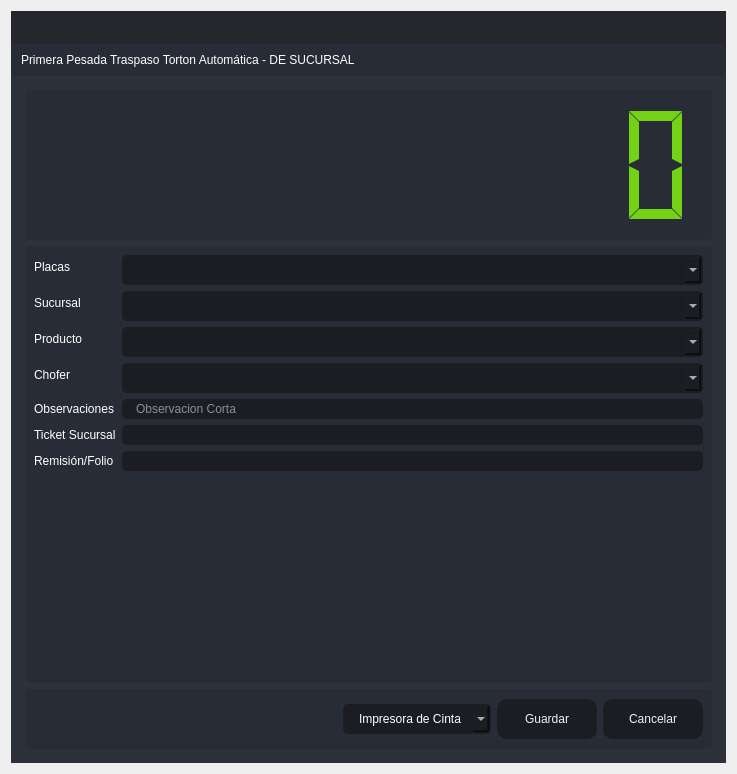
<?xml version="1.0" encoding="UTF-8"?>
<ui version="4.0">
 <class>PrimeraPTA</class>
 <widget class="QDialog" name="PrimeraPTA">
  <property name="windowModality">
   <enum>Qt::ApplicationModal</enum>
  </property>
  <property name="geometry">
   <rect>
    <x>0</x>
    <y>0</y>
    <width>737</width>
    <height>774</height>
   </rect>
  </property>
  <property name="minimumSize">
   <size>
    <width>737</width>
    <height>774</height>
   </size>
  </property>
  <property name="maximumSize">
   <size>
    <width>737</width>
    <height>774</height>
   </size>
  </property>
  <property name="windowTitle">
   <string>Primera Pesada Traspaso Torton Automática</string>
  </property>
  <layout class="QVBoxLayout" name="verticalLayout_6">
   <item>
    <widget class="QFrame" name="frame_main">
     <property name="styleSheet">
      <string notr="true">/* LINE EDIT */
QLineEdit {
	background-color: rgb(27, 29, 35);
	border-radius: 5px;
	border: 2px solid rgb(27, 29, 35);
	padding-left: 10px;
}
QLineEdit:hover {
	border: 2px solid rgb(64, 71, 88);
}
QLineEdit:focus {
	border: 2px solid rgb(91, 101, 124);
}

/* SCROLL BARS */
QScrollBar:horizontal {
    border: none;
    background: rgb(52, 59, 72);
    height: 14px;
    margin: 0px 21px 0 21px;
	border-radius: 0px;
}
QScrollBar::handle:horizontal {
    background: rgb(85, 170, 255);
    min-width: 25px;
	border-radius: 7px
}
QScrollBar::add-line:horizontal {
    border: none;
    background: rgb(55, 63, 77);
    width: 20px;
	border-top-right-radius: 7px;
    border-bottom-right-radius: 7px;
    subcontrol-position: right;
    subcontrol-origin: margin;
}
QScrollBar::sub-line:horizontal {
    border: none;
    background: rgb(55, 63, 77);
    width: 20px;
	border-top-left-radius: 7px;
    border-bottom-left-radius: 7px;
    subcontrol-position: left;
    subcontrol-origin: margin;
}
QScrollBar::up-arrow:horizontal, QScrollBar::down-arrow:horizontal
{
     background: none;
}
QScrollBar::add-page:horizontal, QScrollBar::sub-page:horizontal
{
     background: none;
}
 QScrollBar:vertical {
	border: none;
    background: rgb(52, 59, 72);
    width: 14px;
    margin: 21px 0 21px 0;
	border-radius: 0px;
 }
 QScrollBar::handle:vertical {	
	background: rgb(85, 170, 255);
    min-height: 25px;
	border-radius: 7px
 }
 QScrollBar::add-line:vertical {
     border: none;
    background: rgb(55, 63, 77);
     height: 20px;
	border-bottom-left-radius: 7px;
    border-bottom-right-radius: 7px;
     subcontrol-position: bottom;
     subcontrol-origin: margin;
 }
 QScrollBar::sub-line:vertical {
	border: none;
    background: rgb(55, 63, 77);
     height: 20px;
	border-top-left-radius: 7px;
    border-top-right-radius: 7px;
     subcontrol-position: top;
     subcontrol-origin: margin;
 }
 QScrollBar::up-arrow:vertical, QScrollBar::down-arrow:vertical {
     background: none;
 }

 QScrollBar::add-page:vertical, QScrollBar::sub-page:vertical {
     background: none;
 }

/* CHECKBOX */
QCheckBox::indicator {
    border: 3px solid rgb(52, 59, 72);
	width: 15px;
	height: 15px;
	border-radius: 10px;
    background: rgb(44, 49, 60);
}
QCheckBox::indicator:hover {
    border: 3px solid rgb(58, 66, 81);
}
QCheckBox::indicator:checked {
    background: 3px solid rgb(52, 59, 72);
	border: 3px solid rgb(52, 59, 72);	
	background-image: url(:/16x16/icons/16x16/cil-check-alt.png);
}

/* RADIO BUTTON */
QRadioButton::indicator {
    border: 3px solid rgb(52, 59, 72);
	width: 15px;
	height: 15px;
	border-radius: 10px;
    background: rgb(44, 49, 60);
}
QRadioButton::indicator:hover {
    border: 3px solid rgb(58, 66, 81);
}
QRadioButton::indicator:checked {
    background: 3px solid rgb(94, 106, 130);
	border: 3px solid rgb(52, 59, 72);	
}

/* COMBOBOX */
QComboBox{
	background-color: rgb(27, 29, 35);
	border-radius: 5px;
	border: 2px solid rgb(27, 29, 35);
	padding: 5px;
	padding-left: 10px;
}
QComboBox:hover{
	border: 2px solid rgb(64, 71, 88);
}
QComboBox::drop-down {
	subcontrol-origin: padding;
	subcontrol-position: top right;
	width: 25px; 
	border-left-width: 3px;
	border-left-color: rgba(39, 44, 54, 150);
	border-left-style: solid;
	border-top-right-radius: 3px;
	border-bottom-right-radius: 3px;	
	background-image: url(:/16x16/icons/16x16/cil-arrow-bottom.png);
	background-position: center;
	background-repeat: no-reperat;
 }
QComboBox QAbstractItemView {
	color: rgb(85, 170, 255);	
	background-color: rgb(27, 29, 35);
	padding: 10px;
	selection-background-color: rgb(39, 44, 54);
}

/* SLIDERS */
QSlider::groove:horizontal {
    border-radius: 9px;
    height: 18px;
	margin: 0px;
	background-color: rgb(52, 59, 72);
}
QSlider::groove:horizontal:hover {
	background-color: rgb(55, 62, 76);
}
QSlider::handle:horizontal {
    background-color: rgb(85, 170, 255);
    border: none;
    height: 18px;
    width: 18px;
    margin: 0px;
	border-radius: 9px;
}
QSlider::handle:horizontal:hover {
    background-color: rgb(105, 180, 255);
}
QSlider::handle:horizontal:pressed {
    background-color: rgb(65, 130, 195);
}

QSlider::groove:vertical {
    border-radius: 9px;
    width: 18px;
    margin: 0px;
	background-color: rgb(52, 59, 72);
}
QSlider::groove:vertical:hover {
	background-color: rgb(55, 62, 76);
}
QSlider::handle:vertical {
    background-color: rgb(85, 170, 255);
	border: none;
    height: 18px;
    width: 18px;
    margin: 0px;
	border-radius: 9px;
}
QSlider::handle:vertical:hover {
    background-color: rgb(105, 180, 255);
}
QSlider::handle:vertical:pressed {
    background-color: rgb(65, 130, 195);
}

</string>
     </property>
     <property name="frameShape">
      <enum>QFrame::NoFrame</enum>
     </property>
     <property name="frameShadow">
      <enum>QFrame::Raised</enum>
     </property>
     <layout class="QVBoxLayout" name="verticalLayout">
      <property name="spacing">
       <number>0</number>
      </property>
      <property name="leftMargin">
       <number>0</number>
      </property>
      <property name="topMargin">
       <number>0</number>
      </property>
      <property name="rightMargin">
       <number>0</number>
      </property>
      <property name="bottomMargin">
       <number>0</number>
      </property>
      <item>
       <widget class="QFrame" name="frame_top">
        <property name="minimumSize">
         <size>
          <width>0</width>
          <height>65</height>
         </size>
        </property>
        <property name="maximumSize">
         <size>
          <width>16777215</width>
          <height>65</height>
         </size>
        </property>
        <property name="styleSheet">
         <string notr="true">background-color: transparent;</string>
        </property>
        <property name="frameShape">
         <enum>QFrame::NoFrame</enum>
        </property>
        <property name="frameShadow">
         <enum>QFrame::Raised</enum>
        </property>
        <layout class="QHBoxLayout" name="horizontalLayout_3">
         <property name="spacing">
          <number>0</number>
         </property>
         <property name="leftMargin">
          <number>0</number>
         </property>
         <property name="topMargin">
          <number>0</number>
         </property>
         <property name="rightMargin">
          <number>0</number>
         </property>
         <property name="bottomMargin">
          <number>0</number>
         </property>
         <item>
          <widget class="QFrame" name="frame_toggle">
           <property name="maximumSize">
            <size>
             <width>70</width>
             <height>16777215</height>
            </size>
           </property>
           <property name="styleSheet">
            <string notr="true">background-color: rgb(27, 29, 35);</string>
           </property>
           <property name="frameShape">
            <enum>QFrame::NoFrame</enum>
           </property>
           <property name="frameShadow">
            <enum>QFrame::Raised</enum>
           </property>
           <layout class="QVBoxLayout" name="verticalLayout_3">
            <property name="spacing">
             <number>0</number>
            </property>
            <property name="leftMargin">
             <number>0</number>
            </property>
            <property name="topMargin">
             <number>0</number>
            </property>
            <property name="rightMargin">
             <number>0</number>
            </property>
            <property name="bottomMargin">
             <number>0</number>
            </property>
           </layout>
          </widget>
         </item>
         <item>
          <widget class="QFrame" name="frame_top_right">
           <property name="styleSheet">
            <string notr="true">background: transparent;</string>
           </property>
           <property name="frameShape">
            <enum>QFrame::NoFrame</enum>
           </property>
           <property name="frameShadow">
            <enum>QFrame::Raised</enum>
           </property>
           <layout class="QVBoxLayout" name="verticalLayout_2">
            <property name="spacing">
             <number>0</number>
            </property>
            <property name="leftMargin">
             <number>0</number>
            </property>
            <property name="topMargin">
             <number>0</number>
            </property>
            <property name="rightMargin">
             <number>0</number>
            </property>
            <property name="bottomMargin">
             <number>0</number>
            </property>
            <item>
             <widget class="QFrame" name="frame_top_btns">
              <property name="maximumSize">
               <size>
                <width>16777215</width>
                <height>42</height>
               </size>
              </property>
              <property name="styleSheet">
               <string notr="true">background-color: rgba(27, 29, 35, 200)</string>
              </property>
              <property name="frameShape">
               <enum>QFrame::NoFrame</enum>
              </property>
              <property name="frameShadow">
               <enum>QFrame::Raised</enum>
              </property>
              <layout class="QHBoxLayout" name="horizontalLayout_4">
               <property name="spacing">
                <number>0</number>
               </property>
               <property name="leftMargin">
                <number>0</number>
               </property>
               <property name="topMargin">
                <number>0</number>
               </property>
               <property name="rightMargin">
                <number>0</number>
               </property>
               <property name="bottomMargin">
                <number>0</number>
               </property>
               <item>
                <widget class="QFrame" name="frame_label_top_btns">
                 <property name="sizePolicy">
                  <sizepolicy hsizetype="Expanding" vsizetype="Preferred">
                   <horstretch>0</horstretch>
                   <verstretch>0</verstretch>
                  </sizepolicy>
                 </property>
                 <property name="frameShape">
                  <enum>QFrame::NoFrame</enum>
                 </property>
                 <property name="frameShadow">
                  <enum>QFrame::Raised</enum>
                 </property>
                 <layout class="QHBoxLayout" name="horizontalLayout_10">
                  <property name="spacing">
                   <number>0</number>
                  </property>
                  <property name="leftMargin">
                   <number>5</number>
                  </property>
                  <property name="topMargin">
                   <number>0</number>
                  </property>
                  <property name="rightMargin">
                   <number>10</number>
                  </property>
                  <property name="bottomMargin">
                   <number>0</number>
                  </property>
                 </layout>
                </widget>
               </item>
               <item alignment="Qt::AlignRight">
                <widget class="QFrame" name="frame_btns_right">
                 <property name="sizePolicy">
                  <sizepolicy hsizetype="Expanding" vsizetype="Preferred">
                   <horstretch>0</horstretch>
                   <verstretch>0</verstretch>
                  </sizepolicy>
                 </property>
                 <property name="maximumSize">
                  <size>
                   <width>120</width>
                   <height>16777215</height>
                  </size>
                 </property>
                 <property name="frameShape">
                  <enum>QFrame::NoFrame</enum>
                 </property>
                 <property name="frameShadow">
                  <enum>QFrame::Raised</enum>
                 </property>
                 <layout class="QHBoxLayout" name="horizontalLayout_5">
                  <property name="spacing">
                   <number>0</number>
                  </property>
                  <property name="leftMargin">
                   <number>0</number>
                  </property>
                  <property name="topMargin">
                   <number>0</number>
                  </property>
                  <property name="rightMargin">
                   <number>0</number>
                  </property>
                  <property name="bottomMargin">
                   <number>0</number>
                  </property>
                 </layout>
                </widget>
               </item>
              </layout>
             </widget>
            </item>
            <item>
             <widget class="QFrame" name="frame_top_info">
              <property name="maximumSize">
               <size>
                <width>16777215</width>
                <height>65</height>
               </size>
              </property>
              <property name="styleSheet">
               <string notr="true">background-color: rgb(39, 44, 54);</string>
              </property>
              <property name="frameShape">
               <enum>QFrame::NoFrame</enum>
              </property>
              <property name="frameShadow">
               <enum>QFrame::Raised</enum>
              </property>
              <layout class="QHBoxLayout" name="horizontalLayout_8">
               <property name="spacing">
                <number>0</number>
               </property>
               <property name="leftMargin">
                <number>10</number>
               </property>
               <property name="topMargin">
                <number>0</number>
               </property>
               <property name="rightMargin">
                <number>10</number>
               </property>
               <property name="bottomMargin">
                <number>0</number>
               </property>
               <item>
                <widget class="QLabel" name="label">
                 <property name="styleSheet">
                  <string notr="true">font: 75 16pt &quot;MS Shell Dlg 2&quot;;
color: rgb(255, 255, 255);</string>
                 </property>
                 <property name="text">
                  <string>Primera Pesada Traspaso Torton Automática - DE SUCURSAL</string>
                 </property>
                </widget>
               </item>
              </layout>
             </widget>
            </item>
           </layout>
          </widget>
         </item>
        </layout>
       </widget>
      </item>
      <item>
       <widget class="QFrame" name="frame_center">
        <property name="sizePolicy">
         <sizepolicy hsizetype="Expanding" vsizetype="Expanding">
          <horstretch>0</horstretch>
          <verstretch>0</verstretch>
         </sizepolicy>
        </property>
        <property name="styleSheet">
         <string notr="true">background-color: rgb(40, 44, 52);</string>
        </property>
        <property name="frameShape">
         <enum>QFrame::NoFrame</enum>
        </property>
        <property name="frameShadow">
         <enum>QFrame::Raised</enum>
        </property>
        <layout class="QHBoxLayout" name="horizontalLayout_2">
         <property name="spacing">
          <number>0</number>
         </property>
         <property name="leftMargin">
          <number>0</number>
         </property>
         <property name="topMargin">
          <number>0</number>
         </property>
         <property name="rightMargin">
          <number>0</number>
         </property>
         <property name="bottomMargin">
          <number>0</number>
         </property>
         <item>
          <widget class="QFrame" name="frame_content_right">
           <property name="styleSheet">
            <string notr="true">background-color: rgb(44, 49, 60);</string>
           </property>
           <property name="frameShape">
            <enum>QFrame::NoFrame</enum>
           </property>
           <property name="frameShadow">
            <enum>QFrame::Raised</enum>
           </property>
           <layout class="QVBoxLayout" name="verticalLayout_4">
            <property name="spacing">
             <number>0</number>
            </property>
            <property name="leftMargin">
             <number>0</number>
            </property>
            <property name="topMargin">
             <number>0</number>
            </property>
            <property name="rightMargin">
             <number>0</number>
            </property>
            <property name="bottomMargin">
             <number>0</number>
            </property>
            <item>
             <widget class="QFrame" name="frame_content">
              <property name="frameShape">
               <enum>QFrame::NoFrame</enum>
              </property>
              <property name="frameShadow">
               <enum>QFrame::Raised</enum>
              </property>
              <layout class="QVBoxLayout" name="verticalLayout_9">
               <property name="spacing">
                <number>0</number>
               </property>
               <property name="leftMargin">
                <number>5</number>
               </property>
               <property name="topMargin">
                <number>5</number>
               </property>
               <property name="rightMargin">
                <number>5</number>
               </property>
               <property name="bottomMargin">
                <number>5</number>
               </property>
               <item>
                <widget class="QStackedWidget" name="stackedWidget">
                 <property name="styleSheet">
                  <string notr="true">background: transparent;</string>
                 </property>
                 <property name="currentIndex">
                  <number>0</number>
                 </property>
                 <widget class="QWidget" name="page_home">
                  <layout class="QVBoxLayout" name="verticalLayout_10">
                   <item>
                    <widget class="QFrame" name="frame_3">
                     <property name="minimumSize">
                      <size>
                       <width>0</width>
                       <height>150</height>
                      </size>
                     </property>
                     <property name="maximumSize">
                      <size>
                       <width>16777215</width>
                       <height>150</height>
                      </size>
                     </property>
                     <property name="styleSheet">
                      <string notr="true">background-color: rgb(39, 44, 54);
border-radius: 5px;</string>
                     </property>
                     <property name="frameShape">
                      <enum>QFrame::StyledPanel</enum>
                     </property>
                     <property name="frameShadow">
                      <enum>QFrame::Raised</enum>
                     </property>
                     <layout class="QVBoxLayout" name="verticalLayout_11">
                      <item>
                       <layout class="QVBoxLayout" name="verticalLayout_8">
                        <item>
                         <widget class="QLCDNumber" name="lcdNumber_7">
                          <property name="styleSheet">
                           <string notr="true">color:rgb(115, 210, 22)</string>
                          </property>
                          <property name="digitCount">
                           <number>10</number>
                          </property>
                          <property name="segmentStyle">
                           <enum>QLCDNumber::Flat</enum>
                          </property>
                          <property name="value" stdset="0">
                           <double>0.000000000000000</double>
                          </property>
                         </widget>
                        </item>
                       </layout>
                      </item>
                     </layout>
                    </widget>
                   </item>
                   <item>
                    <widget class="QFrame" name="frame">
                     <property name="styleSheet">
                      <string notr="true">background-color: rgb(39, 44, 54);
border-radius: 5px;</string>
                     </property>
                     <property name="frameShape">
                      <enum>QFrame::StyledPanel</enum>
                     </property>
                     <property name="frameShadow">
                      <enum>QFrame::Raised</enum>
                     </property>
                     <layout class="QVBoxLayout" name="verticalLayout_5">
                      <item>
                       <layout class="QVBoxLayout" name="verticalLayout_12">
                        <item>
                         <layout class="QFormLayout" name="formLayout">
                          <item row="0" column="0">
                           <widget class="QLabel" name="label_2">
                            <property name="styleSheet">
                             <string notr="true">color: rgb(255, 255, 255);
font: 75 12pt &quot;MS Shell Dlg 2&quot;;</string>
                            </property>
                            <property name="text">
                             <string>Placas</string>
                            </property>
                           </widget>
                          </item>
                          <item row="0" column="1">
                           <widget class="QComboBox" name="comboBox_placas">
                            <property name="styleSheet">
                             <string notr="true">QComboBox{
	background-color: rgb(27, 29, 35);
	border-radius: 5px;
	border: 2px solid rgb(27, 29, 35);
	padding: 5px;
	padding-left: 14px;
	color: rgb(255, 255, 255);
    font: 75 12pt &quot;MS Shell Dlg 2&quot;;
}
QComboBox:hover{
	border: 2px solid rgb(64, 71, 88);
}
QComboBox QAbstractItemView {
	color: rgb(85, 170, 255);	
	background-color: rgb(27, 29, 35);
	padding: 10px;
	selection-background-color: rgb(39, 44, 54);
}</string>
                            </property>
                           </widget>
                          </item>
                          <item row="1" column="0">
                           <widget class="QLabel" name="label_3">
                            <property name="styleSheet">
                             <string notr="true">color: rgb(255, 255, 255);
font: 75 12pt &quot;MS Shell Dlg 2&quot;;</string>
                            </property>
                            <property name="text">
                             <string>Sucursal</string>
                            </property>
                           </widget>
                          </item>
                          <item row="1" column="1">
                           <widget class="QComboBox" name="comboBox_sucursal">
                            <property name="styleSheet">
                             <string notr="true">QComboBox{
	background-color: rgb(27, 29, 35);
	border-radius: 5px;
	border: 2px solid rgb(27, 29, 35);
	padding: 5px;
	padding-left: 14px;
	color: rgb(255, 255, 255);
    font: 75 12pt &quot;MS Shell Dlg 2&quot;;
}
QComboBox:hover{
	border: 2px solid rgb(64, 71, 88);
}
QComboBox QAbstractItemView {
	color: rgb(85, 170, 255);	
	background-color: rgb(27, 29, 35);
	padding: 10px;
	selection-background-color: rgb(39, 44, 54);
}</string>
                            </property>
                           </widget>
                          </item>
                          <item row="2" column="0">
                           <widget class="QLabel" name="label_5">
                            <property name="styleSheet">
                             <string notr="true">color: rgb(255, 255, 255);
font: 75 12pt &quot;MS Shell Dlg 2&quot;;</string>
                            </property>
                            <property name="text">
                             <string>Producto</string>
                            </property>
                           </widget>
                          </item>
                          <item row="2" column="1">
                           <widget class="QComboBox" name="comboBox_productos">
                            <property name="styleSheet">
                             <string notr="true">QComboBox{
	background-color: rgb(27, 29, 35);
	border-radius: 5px;
	border: 2px solid rgb(27, 29, 35);
	padding: 5px;
	padding-left: 14px;
	color: rgb(255, 255, 255);
    font: 75 12pt &quot;MS Shell Dlg 2&quot;;
}
QComboBox:hover{
	border: 2px solid rgb(64, 71, 88);
}
QComboBox QAbstractItemView {
	color: rgb(85, 170, 255);	
	background-color: rgb(27, 29, 35);
	padding: 10px;
	selection-background-color: rgb(39, 44, 54);
}</string>
                            </property>
                           </widget>
                          </item>
                          <item row="3" column="0">
                           <widget class="QLabel" name="label_6">
                            <property name="styleSheet">
                             <string notr="true">color: rgb(255, 255, 255);
font: 75 12pt &quot;MS Shell Dlg 2&quot;;</string>
                            </property>
                            <property name="text">
                             <string>Chofer</string>
                            </property>
                           </widget>
                          </item>
                          <item row="3" column="1">
                           <widget class="QComboBox" name="comboBox_operador">
                            <property name="styleSheet">
                             <string notr="true">QComboBox{
	background-color: rgb(27, 29, 35);
	border-radius: 5px;
	border: 2px solid rgb(27, 29, 35);
	padding: 5px;
	padding-left: 14px;
	color: rgb(255, 255, 255);
    font: 75 12pt &quot;MS Shell Dlg 2&quot;;
}
QComboBox:hover{
	border: 2px solid rgb(64, 71, 88);
}
QComboBox QAbstractItemView {
	color: rgb(85, 170, 255);	
	background-color: rgb(27, 29, 35);
	padding: 10px;
	selection-background-color: rgb(39, 44, 54);
}</string>
                            </property>
                           </widget>
                          </item>
                          <item row="4" column="0">
                           <widget class="QLabel" name="label_7">
                            <property name="styleSheet">
                             <string notr="true">color: rgb(255, 255, 255);
font: 75 12pt &quot;MS Shell Dlg 2&quot;;</string>
                            </property>
                            <property name="text">
                             <string>Observaciones</string>
                            </property>
                           </widget>
                          </item>
                          <item row="5" column="0">
                           <widget class="QLabel" name="label_8">
                            <property name="styleSheet">
                             <string notr="true">color: rgb(255, 255, 255);
font: 75 12pt &quot;MS Shell Dlg 2&quot;;</string>
                            </property>
                            <property name="text">
                             <string>Ticket Sucursal</string>
                            </property>
                           </widget>
                          </item>
                          <item row="5" column="1">
                           <widget class="QLineEdit" name="ticket_sucursal">
                            <property name="styleSheet">
                             <string notr="true">QLineEdit {
	background-color: rgb(27, 29, 35);
	border-radius: 5px;
	border: 2px solid rgb(27, 29, 35);
	padding-left: 10px;
	font: 75 12pt &quot;MS Shell Dlg 2&quot;;
	color: rgb(255, 255, 255);
}
QLineEdit:hover {
	border: 2px solid rgb(64, 71, 88);
}
QLineEdit:focus {
	border: 2px solid rgb(91, 101, 124);
}</string>
                            </property>
                           </widget>
                          </item>
                          <item row="6" column="0">
                           <widget class="QLabel" name="label_10">
                            <property name="styleSheet">
                             <string notr="true">color: rgb(255, 255, 255);
font: 75 12pt &quot;MS Shell Dlg 2&quot;;</string>
                            </property>
                            <property name="text">
                             <string>Remisión/Folio</string>
                            </property>
                           </widget>
                          </item>
                          <item row="6" column="1">
                           <widget class="QLineEdit" name="folio">
                            <property name="styleSheet">
                             <string notr="true">QLineEdit {
	background-color: rgb(27, 29, 35);
	border-radius: 5px;
	border: 2px solid rgb(27, 29, 35);
	padding-left: 10px;
	font: 75 12pt &quot;MS Shell Dlg 2&quot;;
	color: rgb(255, 255, 255);
}
QLineEdit:hover {
	border: 2px solid rgb(64, 71, 88);
}
QLineEdit:focus {
	border: 2px solid rgb(91, 101, 124);
}</string>
                            </property>
                           </widget>
                          </item>
                          <item row="7" column="0">
                           <widget class="Line" name="line">
                            <property name="orientation">
                             <enum>Qt::Horizontal</enum>
                            </property>
                           </widget>
                          </item>
                          <item row="4" column="1">
                           <widget class="QLineEdit" name="observaciones">
                            <property name="styleSheet">
                             <string notr="true">QLineEdit {
	background-color: rgb(27, 29, 35);
	border-radius: 5px;
	border: 2px solid rgb(27, 29, 35);
	padding-left: 10px;
	font: 75 12pt &quot;MS Shell Dlg 2&quot;;
	color: rgb(255, 255, 255);
}
QLineEdit:hover {
	border: 2px solid rgb(64, 71, 88);
}
QLineEdit:focus {
	border: 2px solid rgb(91, 101, 124);
}</string>
                            </property>
                            <property name="maxLength">
                             <number>125</number>
                            </property>
                            <property name="placeholderText">
                             <string>Observacion Corta</string>
                            </property>
                           </widget>
                          </item>
                         </layout>
                        </item>
                       </layout>
                      </item>
                     </layout>
                    </widget>
                   </item>
                   <item>
                    <widget class="QFrame" name="frame_2">
                     <property name="minimumSize">
                      <size>
                       <width>0</width>
                       <height>60</height>
                      </size>
                     </property>
                     <property name="maximumSize">
                      <size>
                       <width>16777215</width>
                       <height>60</height>
                      </size>
                     </property>
                     <property name="styleSheet">
                      <string notr="true">background-color: rgb(39, 44, 54);
border-radius: 5px;</string>
                     </property>
                     <property name="frameShape">
                      <enum>QFrame::StyledPanel</enum>
                     </property>
                     <property name="frameShadow">
                      <enum>QFrame::Raised</enum>
                     </property>
                     <layout class="QHBoxLayout" name="horizontalLayout_9">
                      <item>
                       <layout class="QGridLayout" name="gridLayout">
                        <item row="0" column="2">
                         <widget class="QPushButton" name="btn_guardar">
                          <property name="minimumSize">
                           <size>
                            <width>100</width>
                            <height>40</height>
                           </size>
                          </property>
                          <property name="styleSheet">
                           <string notr="true">QPushButton {
	border-color: rgb(27, 29, 35);
	font: 75 10pt &quot;MS Shell Dlg 2&quot;;
	color: rgb(240, 240, 240);
	background-color: rgb(27, 29, 35);
	border: 0px solid;
	border-radius: 10px;	
}
QPushButton:hover {
	background-color:rgb(44, 49, 60);
	border-color: rgb(27, 29, 35);
	border: 2px solid;
}</string>
                          </property>
                          <property name="text">
                           <string>Guardar</string>
                          </property>
                         </widget>
                        </item>
                        <item row="0" column="3">
                         <widget class="QPushButton" name="btnr">
                          <property name="minimumSize">
                           <size>
                            <width>100</width>
                            <height>40</height>
                           </size>
                          </property>
                          <property name="styleSheet">
                           <string notr="true">QPushButton {
	border-color: rgb(27, 29, 35);
	font: 75 10pt &quot;MS Shell Dlg 2&quot;;
	color: rgb(240, 240, 240);
	background-color: rgb(27, 29, 35);
	border: 0px solid;
	border-radius: 10px;	
}
QPushButton:hover {
	background-color:rgb(44, 49, 60);
	border-color: rgb(27, 29, 35);
	border: 2px solid;
}</string>
                          </property>
                          <property name="text">
                           <string>Cancelar</string>
                          </property>
                         </widget>
                        </item>
                        <item row="0" column="0">
                         <spacer name="horizontalSpacer">
                          <property name="orientation">
                           <enum>Qt::Horizontal</enum>
                          </property>
                          <property name="sizeHint" stdset="0">
                           <size>
                            <width>40</width>
                            <height>20</height>
                           </size>
                          </property>
                         </spacer>
                        </item>
                        <item row="0" column="1">
                         <widget class="QComboBox" name="comboBox_impresora">
                          <property name="styleSheet">
                           <string notr="true">QComboBox{
	background-color: rgb(27, 29, 35);
	border-radius: 5px;
	border: 2px solid rgb(27, 29, 35);
	padding: 5px;
	padding-left: 14px;
	color: rgb(255, 255, 255);
    font: 75 12pt &quot;MS Shell Dlg 2&quot;;
}
QComboBox:hover{
	border: 2px solid rgb(64, 71, 88);
}
QComboBox QAbstractItemView {
	color: rgb(85, 170, 255);	
	background-color: rgb(27, 29, 35);
	padding: 10px;
	selection-background-color: rgb(39, 44, 54);
}</string>
                          </property>
                          <item>
                           <property name="text">
                            <string>Impresora de Cinta</string>
                           </property>
                          </item>
                          <item>
                           <property name="text">
                            <string>Impresora Windows</string>
                           </property>
                          </item>
                         </widget>
                        </item>
                       </layout>
                      </item>
                     </layout>
                    </widget>
                   </item>
                  </layout>
                 </widget>
                </widget>
               </item>
              </layout>
             </widget>
            </item>
           </layout>
          </widget>
         </item>
        </layout>
       </widget>
      </item>
     </layout>
    </widget>
   </item>
  </layout>
 </widget>
 <resources/>
 <connections/>
</ui>
